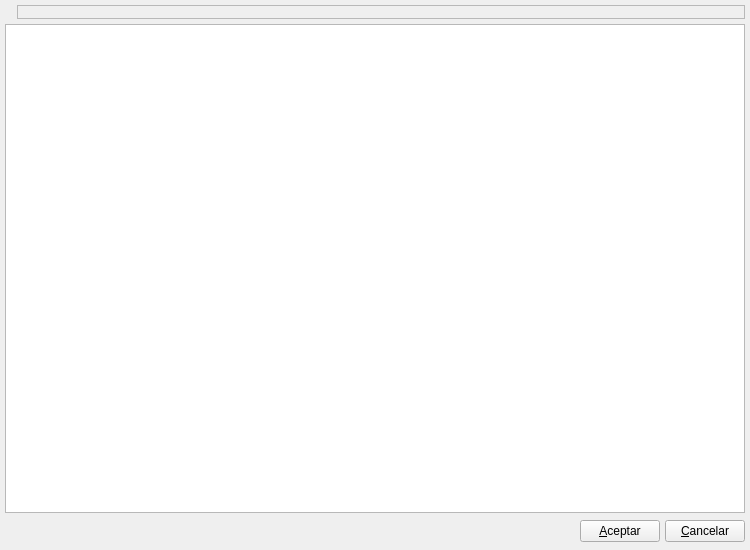
<ui version="4.0" >
 <author>Tomeu Borrás Riera</author>
 <class>ListColoresBase</class>
 <widget class="QWidget" name="ListColoresBase" >
  <property name="geometry" >
   <rect>
    <x>0</x>
    <y>0</y>
    <width>750</width>
    <height>550</height>
   </rect>
  </property>
  <property name="windowTitle" >
   <string>Colores</string>
  </property>
  <property name="windowIcon" >
   <iconset resource="../../../bulmages.qrc" >
    <normaloff>:/Bulmafact48x48/images/png/48x48/i_bulmages_articulos.48x48.png</normaloff>:/Bulmafact48x48/images/png/48x48/i_bulmages_articulos.48x48.png</iconset>
  </property>
  <layout class="QGridLayout" >
   <property name="margin" >
    <number>5</number>
   </property>
   <property name="spacing" >
    <number>5</number>
   </property>
   <item row="2" column="0" >
    <layout class="QHBoxLayout" >
     <property name="spacing" >
      <number>5</number>
     </property>
     <property name="margin" >
      <number>0</number>
     </property>
     <item>
      <spacer>
       <property name="orientation" >
        <enum>Qt::Horizontal</enum>
       </property>
       <property name="sizeHint" stdset="0" >
        <size>
         <width>151</width>
         <height>27</height>
        </size>
       </property>
      </spacer>
     </item>
     <item>
      <widget class="QPushButton" name="mui_aceptar" >
       <property name="text" >
        <string>&amp;Aceptar</string>
       </property>
      </widget>
     </item>
     <item>
      <widget class="QPushButton" name="mui_cancelar" >
       <property name="text" >
        <string>&amp;Cancelar</string>
       </property>
      </widget>
     </item>
    </layout>
   </item>
   <item row="1" column="0" >
    <widget class="ListColoresSubForm" name="mui_listado" >
     <property name="horizontalScrollMode" >
      <enum>QAbstractItemView::ScrollPerPixel</enum>
     </property>
    </widget>
   </item>
   <item row="0" column="0" >
    <layout class="QHBoxLayout" >
     <property name="spacing" >
      <number>5</number>
     </property>
     <property name="margin" >
      <number>0</number>
     </property>
     <item>
      <widget class="QLabel" name="label" >
       <property name="pixmap" >
        <pixmap resource="../../../bulmages.qrc" >:/Bulmafact48x48/images/png/48x48/i_bulmages_articulos.48x48.png</pixmap>
       </property>
      </widget>
     </item>
     <item>
      <widget class="QFrame" name="frame" >
       <property name="sizePolicy" >
        <sizepolicy vsizetype="Preferred" hsizetype="Expanding" >
         <horstretch>0</horstretch>
         <verstretch>0</verstretch>
        </sizepolicy>
       </property>
       <property name="frameShape" >
        <enum>QFrame::StyledPanel</enum>
       </property>
       <property name="frameShadow" >
        <enum>QFrame::Raised</enum>
       </property>
      </widget>
     </item>
    </layout>
   </item>
  </layout>
 </widget>
 <layoutdefault spacing="2" margin="6" />
 <customwidgets>
  <customwidget>
   <class>ListColoresSubForm</class>
   <extends>QTableWidget</extends>
   <header>listcoloresview.h</header>
  </customwidget>
 </customwidgets>
 <resources>
  <include location="../../../bulmages.qrc" />
 </resources>
 <connections/>
</ui>
